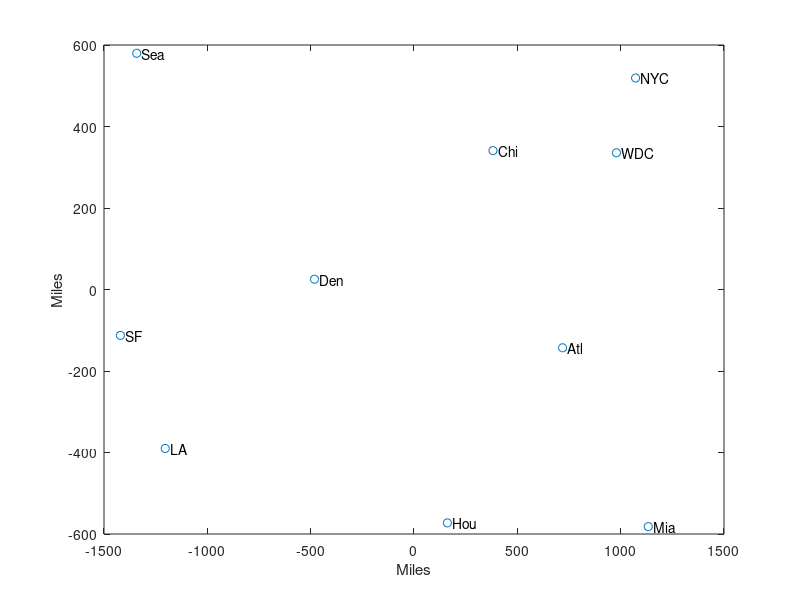

Here is the MATLAB script that generated this plot:
% This is a MATLAB script for the 
% CLPS1291 lecture on MDS 

% Other m-files required: none
% Subfunctions: none
% MAT-files required: none
% Author: Thomas Serre 
% Brown University
% CLPS Department
% email: Thomas_Serre@Brown.edu
% Website: http://serre-lab.clps.brown.edu
% January 2014; 

% source: http://www.mathworks.com/help/stats/multidimensional-scaling.html
% List of city names (strings) stored as a cell array 
cities = {'Atl','Chi','Den','Hou','LA','Mia','NYC','SF','Sea','WDC'};

% D is our dissimilarity matrix corresponding to the
% distance matrix containing the pairwise distance 
% between all pairs of cities
% The matrix needs to be symmetric
D = [    0  587 1212  701 1936  604  748 2139 2182   543;
       587    0  920  940 1745 1188  713 1858 1737   597;
      1212  920    0  879  831 1726 1631  949 1021  1494;
       701  940  879    0 1374  968 1420 1645 1891  1220;
      1936 1745  831 1374    0 2339 2451  347  959  2300;
       604 1188 1726  968 2339    0 1092 2594 2734   923;
       748  713 1631 1420 2451 1092    0 2571 2408   205;
      2139 1858  949 1645  347 2594 2571    0  678  2442;
      2182 1737 1021 1891  959 2734 2408  678    0  2329;
       543  597 1494 1220 2300  923  205 2442 2329     0];
   
% Below is the command for metric mds
% Matlab returns the coordinates of the
% datapoints in the the smallest space in which 
% the n points whose interpoint distances are
% given by D can be embedded.

Y = cmdscale(D);

% Using the plot command to plot the data..
plot(Y(:,1),Y(:,2),'o')

% The text command allows you to add some text at location (x,y)
% Here the x location is shifted by 25 to
% help for readability

text(Y(:,1)+25,Y(:,2),cities)

%% Label the two axes
xlabel('Miles')
ylabel('Miles')
